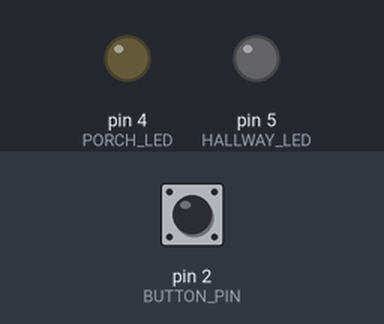
Simulated run of this sketch. Board: Arduino Nano, built with avr-gcc and run on an emulated ATmega328P. Parts: output pins drawn as LEDs (lit = HIGH). The test bench sets the inputs (shaded band); at power-on: pin 2 (BUTTON_PIN) HIGH. What the sketch prints to the serial monitor is not drawn.

Above: at 1.2 s.
1.3 s: pin 2 (BUTTON_PIN) pulled LOW for 0.15 s
At 2.1 s:
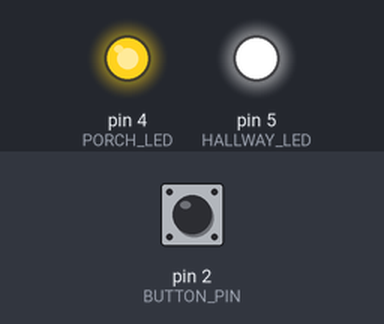
At 32.2 s:
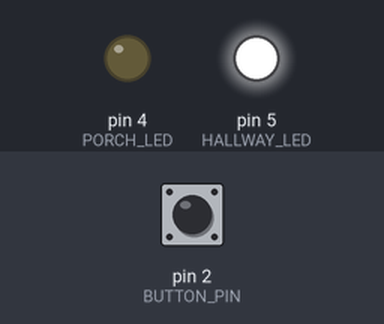
Timing chart, 0 to 32.8 s (numbered marks = the images above; inputs shaded):
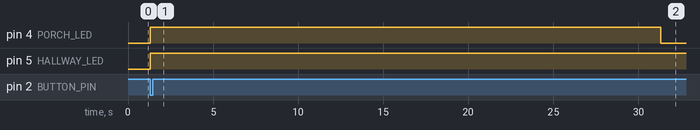

The sketch:

sketch.ino
```cpp
// Task1.1Lights_ON.ino
// SIT210 - Embedded Systems Development
// Description: Modular program to switch ON porch light (30s) and hallway light (60s)
// when a push button is pressed. Uses Arduino Nano 33 IoT.

// ─── PIN DEFINITIONS ────────────────────────────────────────────────────────
const int BUTTON_PIN  = 2;    // Push button input pin
const int PORCH_LED   = 4;    // Porch light LED
const int HALLWAY_LED = 5;    // Hallway light LED

// ─── TIMING CONSTANTS ───────────────────────────────────────────────────────
const unsigned long PORCH_DURATION   = 30000;  // 30 seconds in ms
const unsigned long HALLWAY_DURATION = 60000;  // 60 seconds in ms

// ─── STATE VARIABLES ────────────────────────────────────────────────────────
unsigned long porchStartTime   = 0;
unsigned long hallwayStartTime = 0;
bool porchActive   = false;
bool hallwayActive = false;
int  lastButtonState = HIGH;

// ─── SETUP ──────────────────────────────────────────────────────────────────
void setup() {
  Serial.begin(9600);
  setupPins();
  Serial.println("System ready. Press button to activate lights.");
}

// ─── MAIN LOOP ──────────────────────────────────────────────────────────────
void loop() {
  checkButton();
  managePorchLight();
  manageHallwayLight();
}

// ─── MODULE: Pin Initialisation ─────────────────────────────────────────────
// Configures input and output pins
void setupPins() {
  pinMode(BUTTON_PIN,  INPUT_PULLUP);
  pinMode(PORCH_LED,   OUTPUT);
  pinMode(HALLWAY_LED, OUTPUT);
  digitalWrite(PORCH_LED,   LOW);
  digitalWrite(HALLWAY_LED, LOW);
}

// ─── MODULE: Button Detection ───────────────────────────────────────────────
// Detects a button press (falling edge) and triggers both lights
void checkButton() {
  int currentState = digitalRead(BUTTON_PIN);
  if (lastButtonState == HIGH && currentState == LOW) {
    Serial.println("Button pressed — activating porch and hallway lights.");
    activateLights();
  }
  lastButtonState = currentState;
  delay(50); // debounce
}

// ─── MODULE: Light Activation ───────────────────────────────────────────────
// Turns both LEDs on and records start times
void activateLights() {
  unsigned long now = millis();
  digitalWrite(PORCH_LED,   HIGH);
  digitalWrite(HALLWAY_LED, HIGH);
  porchStartTime   = now;
  hallwayStartTime = now;
  porchActive   = true;
  hallwayActive = true;
  Serial.println("Porch light ON (30s) | Hallway light ON (60s)");
}

// ─── MODULE: Porch Light Timer ──────────────────────────────────────────────
// Turns off porch light after 30 seconds
void managePorchLight() {
  if (porchActive && (millis() - porchStartTime >= PORCH_DURATION)) {
    digitalWrite(PORCH_LED, LOW);
    porchActive = false;
    Serial.println("Porch light OFF.");
  }
}

// ─── MODULE: Hallway Light Timer ────────────────────────────────────────────
// Turns off hallway light after 60 seconds
void manageHallwayLight() {
  if (hallwayActive && (millis() - hallwayStartTime >= HALLWAY_DURATION)) {
    digitalWrite(HALLWAY_LED, LOW);
    hallwayActive = false;
    Serial.println("Hallway light OFF.");
  }
}
```

Measured:
- after the input at 1.3 s, pin 4 (PORCH_LED): LOW → HIGH at once, → LOW 30.0 s later; pin 5 (HALLWAY_LED): LOW → HIGH at once
